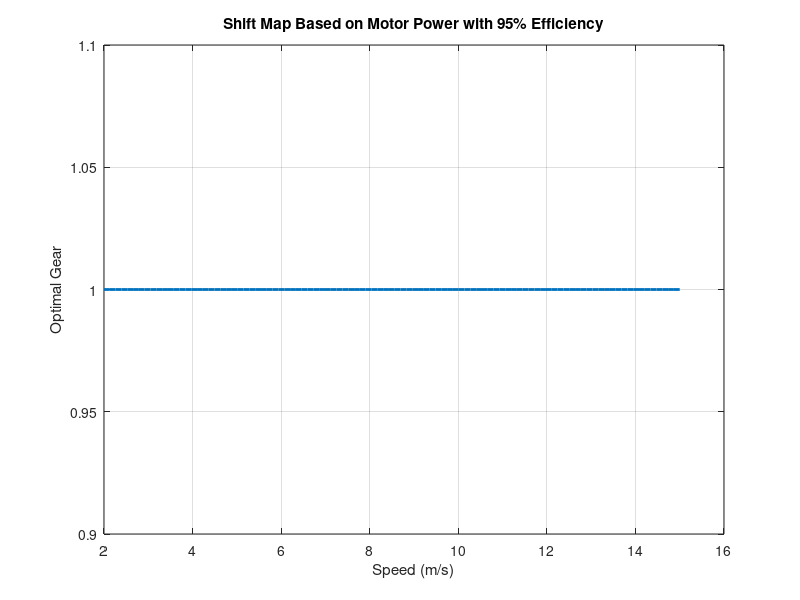

MATLAB code for this plot:
%% Bike Transmission Shift Map Based on Motor Power with 95% Efficiency
% Define Parameters
clear; clc;

% Gear ratios (example values, modify as needed)
gear_ratios = [0.279, 0.316, 0.360, 0.409, 0.464, 0.528, 0.600, 0.682, ...
               0.774, 0.881, 1.000, 1.135, 1.292, 1.467];
num_gears = length(gear_ratios);

% Physical parameters
m = 135; % Mass (kg)
CdA = 0.15 * 0.95; % Drag coefficient * area (m^2)
Crr = 0.0018; % Rolling resistance coefficient
g = 9.81; % Gravity (m/s^2)
r_wheel = 0.203; % Wheel radius (m)
rho_air = 1.16; % Air density (kg/m^3)
eta = 0.95; % Gear efficiency (95%)

% Define motor power curve (example, modify as needed)
P_motor = @(speed) 71.733 * ones(size(speed)); % Constant power output from motor (W)

% Speed range (m/s)
speed_min = 2;
speed_max = 15;
speed_vals = linspace(speed_min, speed_max, 100);

% Define shift map
shift_map = zeros(size(speed_vals));

for i = 1:length(speed_vals)
    speed = speed_vals(i);
    P = P_motor(speed); % Get power from motor
    best_gear = 1;
    min_diff = inf;
    
    for g = 1:num_gears
        % Calculate expected power in each gear with efficiency loss
        wheel_speed = speed / r_wheel;
        motor_speed = wheel_speed / gear_ratios(g);
        power_estimate = P_motor(motor_speed) * eta; % Apply 95% efficiency
        
        % Find the gear that minimizes power deviation
        diff = abs(power_estimate - P);
        if diff < min_diff
            min_diff = diff;
            best_gear = g;
        end
    end
    
    shift_map(i) = best_gear;
end

% Plot Shift Map
figure;
plot(speed_vals, shift_map, 'LineWidth', 2);
xlabel('Speed (m/s)');
ylabel('Optimal Gear');
title('Shift Map Based on Motor Power with 95% Efficiency');
grid on;